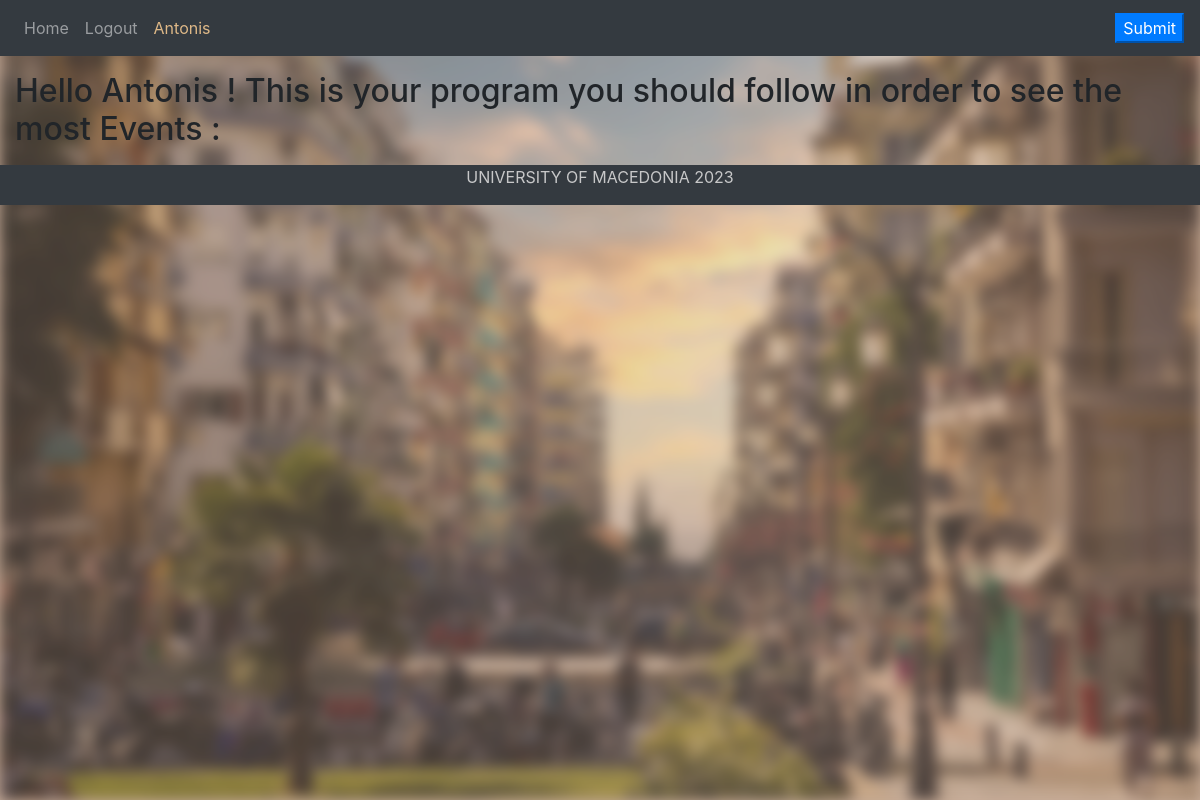
/UserEvents (signed in), run on an earlier commit of the app's database.
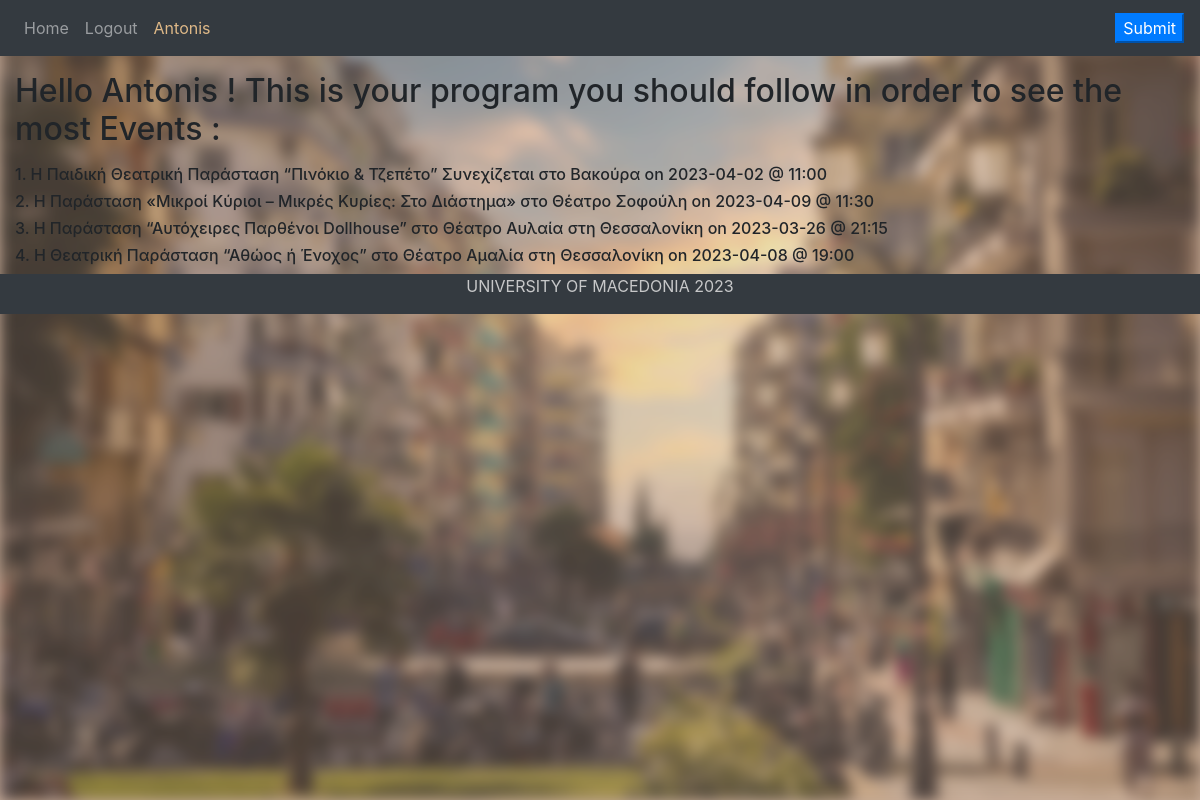
And on a later commit of the database.
### website/models.py (models this page shows)
class User(db.Model , UserMixin):
    id = db.Column(db.Integer , primary_key = True)
    email = db.Column(db.String(150), unique = True)
    firstName = db.Column(db.String(150))
    password = db.Column(db.String(150))
    result = db.relationship('Result')

class Result(db.Model):
    id = db.Column(db.Integer , primary_key = True )
    result = db.Column(db.String(1000))
    user_id =db.Column(db.Integer , db.ForeignKey('user.id'))

### website/views.py (the view)
@views.route('UserEvents' , methods = ['GET'])
def UserEvents():
    results = list()
    result = Result.query.all()
    for r in result:
        if r.user_id == current_user.id:
            results.append(r.result)
    return  render_template("UserEvents.html" , user = current_user , results = results)

### website/templates/UserEvents.html (shortened to what this page needs)
{% extends "base.html" %}
    {% block content %}
    <head>
    </head>
    <body style="text-align: center;">
        <img class = "background" src="static/img/thess.jpg" alt="Aleq">
            <p><h2>Hello  {{user.firstName}} ! This is your program you should follow in order to see the most Events : </h2></p>
        {%for r in results%}
         <h6>{{r}}</h6>
        {%endfor%}
    </body>
{% endblock%}

### website/templates/base.html (shortened to what this page needs)
<!DOCTYPE html>
<html>
  <head>
    <link
      rel="stylesheet"
      href="https://stackpath.bootstrapcdn.com/bootstrap/4.4.1/css/bootstrap.min.css"
    />
    <link
      rel="stylesheet"
      href="https://stackpath.bootstrapcdn.com/font-awesome/4.7.0/css/font-awesome.min.css"
    />
<link rel="stylesheet" href="static/stylesheet.css">
  </head>
  <body  style="background-color: rgb(199, 172, 152);">
    <nav class="navbar navbar-expand-lg navbar-dark bg-dark">
      <div class="collapse navbar-collapse" id="navbar">
        <div class="navbar-nav">
          {% if user.is_authenticated %}
          <a class="nav-item nav-link" id="home" href="/">Home</a>
          <a class="nav-item nav-link" id="logout" href="/logout">Logout</a>
          <a class="nav-item nav-link" id="firstName" href="/UserEvents" style="color: burlywood;">{{user.firstName}}</a>
          {% else %}
          <a class="nav-item nav-link" id="login" href="/login">Login</a>
          <a class="nav-item nav-link" id="singup" href="/signup">Sign Up</a>
          {% endif %}
        </div>
      </div>
      <form>
        {% if user.is_authenticated %}
        <button type="button"  class="btn-primary" id="submit">Submit</button>
        {% endif %}
      </form>
    </nav>
    <div class="container">{% block content %} {% endblock %}</div>
  </body>
  <footer>
    <div class="footer">
      <p>UNIVERSITY OF MACEDONIA 2023 </p>
    </div>
  </footer>
</html>

### website/static/stylesheet.css (style rules this page uses)
footer { position: sticky; padding: 10; bottom: 0; width: 100%; height: 40px; background-color: #343A40; text-align: center; color: #dddd; }
.container { max-width: 1200px; margin: 0 auto; }

### website/templates/UserEvents.html (style rules this page uses)
img.background { position: absolute; left: 0px; top: 0px; z-index: -1; width: 100%; opacity: 0.65; height: 100%; -webkit-filter: blur(5px); filter: blur(7px); }

What changed in the data, as far as the page shows it:
added Result: result "1. Η Παιδική Θεατρική Παράσταση “Πινόκιο & Τζεπέτο” Συνεχίζεται στο Βακούρα on 2023-04-02 @ 11:00"
added Result: result "2. Η Παράσταση «Μικροί Κύριοι – Μικρές Κυρίες: Στο Διάστημα» στο Θέατρο Σοφούλη on 2023-04-09 @ 11:30"
added Result: result "3. Η Παράσταση “Αυτόχειρες Παρθένοι Dollhouse” στο Θέατρο Αυλαία στη Θεσσαλονίκη on 2023-03-26 @ 21:15"
added Result: result "4. Η Θεατρική Παράσταση “Αθώος ή Ένοχος” στο Θέατρο Αμαλία στη Θεσσαλονίκη on 2023-04-08 @ 19:00"
